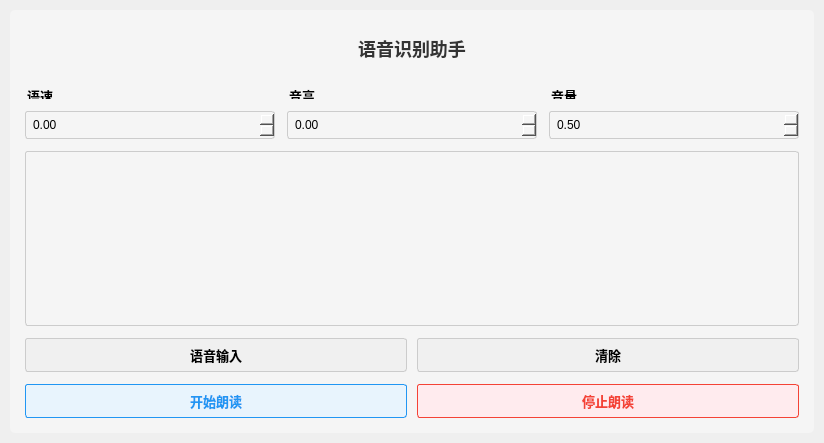
<?xml version="1.0" encoding="UTF-8"?>
<ui version="4.0">
 <class>Widget</class>
 <widget class="QWidget" name="Widget">
  <property name="geometry">
   <rect>
    <x>0</x>
    <y>0</y>
    <width>824</width>
    <height>443</height>
   </rect>
  </property>
  <property name="windowTitle">
   <string>语音识别助手</string>
  </property>
  <layout class="QGridLayout" name="gridLayout_2">
   <property name="leftMargin">
    <number>10</number>
   </property>
   <property name="topMargin">
    <number>10</number>
   </property>
   <property name="rightMargin">
    <number>10</number>
   </property>
   <property name="bottomMargin">
    <number>10</number>
   </property>
   <property name="spacing">
    <number>10</number>
   </property>
   <item row="0" column="0">
    <widget class="QFrame" name="frame">
     <property name="frameShape">
      <enum>QFrame::StyledPanel</enum>
     </property>
     <property name="frameShadow">
      <enum>QFrame::Raised</enum>
     </property>
     <property name="styleSheet">
      <string notr="true">background-color: #f5f5f5;
border-radius: 5px;</string>
     </property>
     <layout class="QGridLayout" name="gridLayout">
      <property name="leftMargin">
       <number>15</number>
      </property>
      <property name="topMargin">
       <number>15</number>
      </property>
      <property name="rightMargin">
       <number>15</number>
      </property>
      <property name="bottomMargin">
       <number>15</number>
      </property>
      <property name="spacing">
       <number>12</number>
      </property>
      <item row="1" column="0">
       <widget class="QGroupBox" name="groupBox">
        <property name="title">
         <string>语速</string>
        </property>
        <property name="styleSheet">
         <string notr="true">font-size: 13px;
font-weight: 500;</string>
        </property>
       </widget>
      </item>
      <item row="1" column="1">
       <widget class="QGroupBox" name="groupBox_3">
        <property name="title">
         <string>音高</string>
        </property>
        <property name="styleSheet">
         <string notr="true">font-size: 13px;
font-weight: 500;</string>
        </property>
       </widget>
      </item>
      <item row="1" column="2">
       <widget class="QGroupBox" name="groupBox_2">
        <property name="title">
         <string>音量</string>
        </property>
        <property name="styleSheet">
         <string notr="true">font-size: 13px;
font-weight: 500;</string>
        </property>
       </widget>
      </item>
      <item row="2" column="0">
       <widget class="QDoubleSpinBox" name="rate">
        <property name="minimum">
         <double>-1.000000000000000</double>
        </property>
        <property name="maximum">
         <double>1.000000000000000</double>
        </property>
        <property name="singleStep">
         <double>0.100000000000000</double>
        </property>
        <property name="styleSheet">
         <string notr="true">padding: 5px;
border: 1px solid #ccc;
border-radius: 3px;</string>
        </property>
       </widget>
      </item>
      <item row="2" column="1">
       <widget class="QDoubleSpinBox" name="pitch">
        <property name="minimum">
         <double>-1.000000000000000</double>
        </property>
        <property name="maximum">
         <double>1.000000000000000</double>
        </property>
        <property name="singleStep">
         <double>0.100000000000000</double>
        </property>
        <property name="styleSheet">
         <string notr="true">padding: 5px;
border: 1px solid #ccc;
border-radius: 3px;</string>
        </property>
       </widget>
      </item>
      <item row="2" column="2">
       <widget class="QDoubleSpinBox" name="volume">
        <property name="minimum">
         <double>-1.000000000000000</double>
        </property>
        <property name="maximum">
         <double>1.000000000000000</double>
        </property>
        <property name="singleStep">
         <double>0.100000000000000</double>
        </property>
        <property name="value">
         <double>0.500000000000000</double>
        </property>
        <property name="styleSheet">
         <string notr="true">padding: 5px;
border: 1px solid #ccc;
border-radius: 3px;</string>
        </property>
       </widget>
      </item>
      <item row="3" column="0" colspan="3">
       <widget class="QTextEdit" name="textEdit">
        <property name="styleSheet">
         <string notr="true">border: 1px solid #ccc;
border-radius: 3px;
padding: 8px;</string>
        </property>
       </widget>
      </item>
      <item row="4" column="0" colspan="3">
       <layout class="QHBoxLayout" name="horizontalLayout">
        <property name="spacing">
         <number>10</number>
        </property>
        <item>
         <widget class="QPushButton" name="pushButton">
          <property name="text">
           <string>语音输入</string>
          </property>
          <property name="styleSheet">
           <string notr="true">padding: 6px 12px;
background-color: #f0f0f0;
border: 1px solid #ccc;
border-radius: 3px;
font-size: 13px;
font-weight: 500;
min-width: 80px;</string>
          </property>
         </widget>
        </item>
        <item>
         <widget class="QPushButton" name="clearButton">
          <property name="text">
           <string>清除</string>
          </property>
          <property name="styleSheet">
           <string notr="true">padding: 6px 12px;
background-color: #f0f0f0;
border: 1px solid #ccc;
border-radius: 3px;
font-size: 13px;
font-weight: 500;
min-width: 80px;</string>
          </property>
         </widget>
        </item>
       </layout>
      </item>
      <item row="5" column="0" colspan="3">
       <layout class="QHBoxLayout" name="horizontalLayout_2">
        <property name="spacing">
         <number>10</number>
        </property>
        <item>
         <widget class="QPushButton" name="start">
          <property name="text">
           <string>开始朗读</string>
          </property>
          <property name="checkable">
           <bool>true</bool>
          </property>
          <property name="styleSheet">
           <string notr="true">padding: 6px 12px;
background-color: #e8f4fd;
border: 1px solid #2196f3;
border-radius: 3px;
color: #2196f3;
font-size: 13px;
font-weight: 500;
min-width: 80px;</string>
          </property>
         </widget>
        </item>
        <item>
         <widget class="QPushButton" name="pause">
          <property name="text">
           <string>停止朗读</string>
          </property>
          <property name="checkable">
           <bool>true</bool>
          </property>
          <property name="styleSheet">
           <string notr="true">padding: 6px 12px;
background-color: #ffebee;
border: 1px solid #f44336;
border-radius: 3px;
color: #f44336;
font-size: 13px;
font-weight: 500;
min-width: 80px;</string>
          </property>
         </widget>
        </item>
       </layout>
      </item>
      <item row="0" column="0" colspan="3">
       <widget class="QLabel" name="label">
        <property name="text">
         <string>语音识别助手</string>
        </property>
        <property name="alignment">
         <set>Qt::AlignCenter</set>
        </property>
        <property name="styleSheet">
         <string notr="true">font-size: 18px;
font-weight: bold;
color: #333;
padding: 10px 0;</string>
        </property>
       </widget>
      </item>
     </layout>
    </widget>
   </item>
  </layout>
 </widget>
 <resources/>
 <connections/>
</ui>
